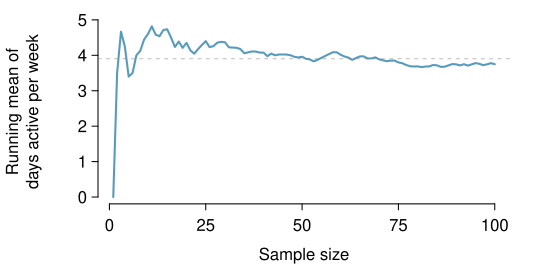

Write the R code that produced this figure.
library(openintro)
data(COL)

d <- yrbss.samp$physically_active_7d
xBars <- cumsum(d) / (1:100)
m <- mean(yrbss$physically_active_7d, na.rm = TRUE)

myPDF('yrbssActiveRunningMean.pdf', 5.5, 2.7,
      mar=c(3.3, 4.9, 1, 2))

plot(xBars,
     type = "l",
     axes = FALSE,
     xlab = "",
     ylab = "Running mean of\ndays active per week",
     col = COL[1],
     lwd = 2,
     ylim = range(xBars))
axis(1, at = seq(0, 100, 25))
axis(2, at = seq(0, 5, 1))
abline(h = m, lty = 2, col = COL[6,3])
mtext("Sample size", 1, 2)
dev.off()

m
sd(yrbss$physically_active_7d, na.rm = TRUE)
